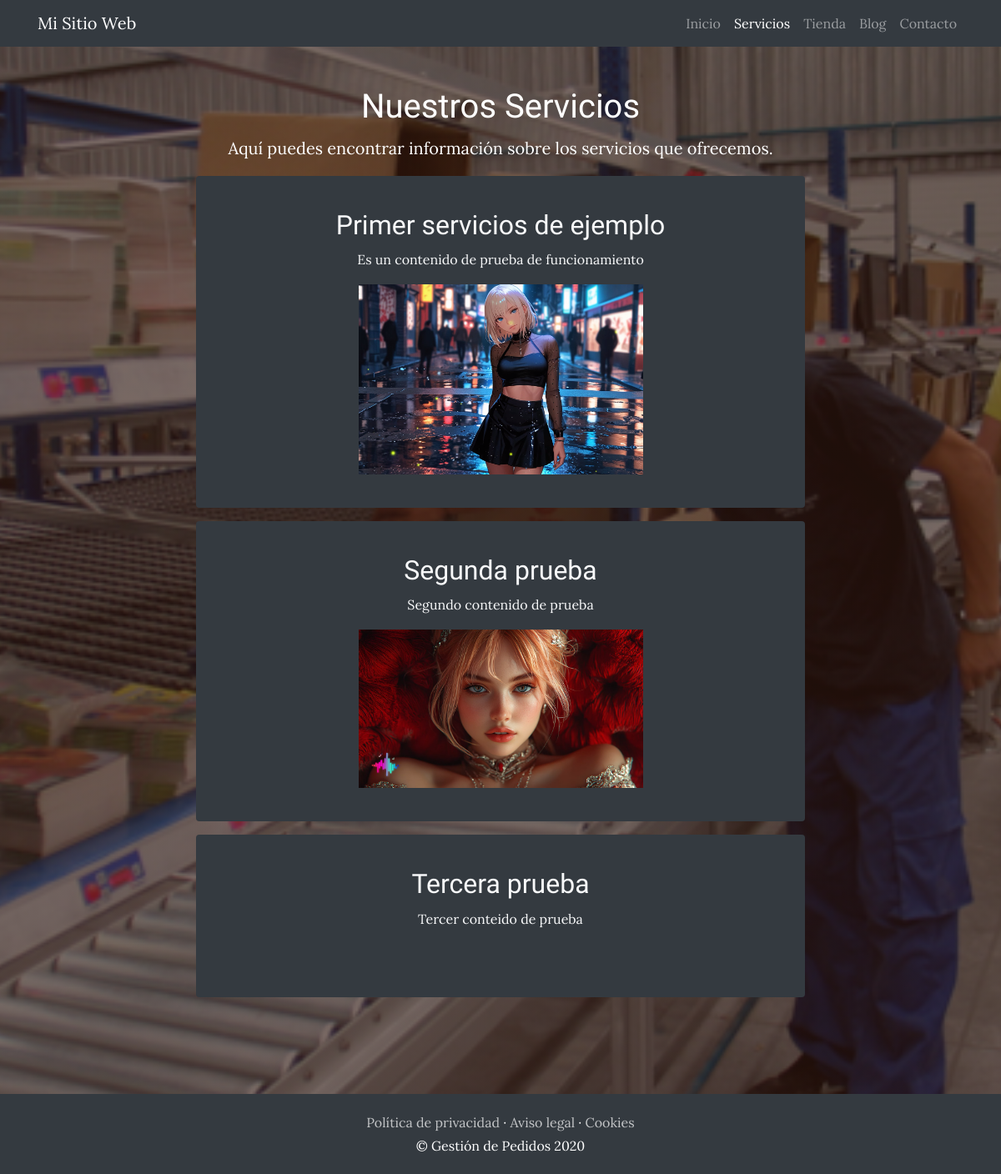
The app's page /servicios/ with its own data.
### servicios/models.py (models this page shows, shortened)
class Servicio(models.Model):
    titulo = models.CharField(max_length = 50)
    contenido = models.CharField(max_length = 50)
    imagen = models.ImageField(upload_to = 'servicios')
    created = models.DateTimeField(auto_now_add = True)
    updated = models.DateTimeField(auto_now_add = True)
    class Meta:
        verbose_name = 'servicio'
        verbose_name_plural = 'servicios'

### servicios/views.py (the view)
# urls.py: path('servicios/', include('servicios.urls')),
def servicios(request):
    servicios = Servicio.objects.all()
    return render(request, 'servicios/servicios.html', {"servicios" : servicios})

### servicios/templates/servicios/servicios.html
{% extends "ProyectoWEBapp/base.html" %}
{% load static %}
{% block content %}
    <div class="container mt-5">
        <div class="row">
            <div class="col-md-8 offset-md-2">
                <h1 class="text-center text-white">Nuestros Servicios</h1>
                <p class="lead text-center text-white">Aquí puedes encontrar información sobre los servicios que ofrecemos.</p>
                <div class="text-center">
                    {% for servicio in servicios %}
                    <div  class="bg-dark text-light p-4 my-3 rounded">
                        <p>
                            <h2>{{servicio.titulo}}</h2>
                            <p>{{servicio.contenido}}</p>
                            <img width="50%%" src="{{servicio.imagen.url}}" alt="">
                        </p>
                    </div>
                    {% endfor %}
                </div>
            </div>
        </div>
    </div>
{% endblock %}

### ProyectoWEBapp/static/ProyectoWEBapp/css/gestion.css (style rules this page uses)
body { font-family: 'Lora'; background: linear-gradient(rgba(47, 23, 15, 0.65), rgba(47, 23, 15, 0.65)), url("../img/bg_main.jpg"); background-attachment: fixed; background-position: center; background-size: cover; }
h1, h2, h3, h4, h5, h6 { font-family: 'Raleway'; }
p { line-height: 1.75; }

### ProyectoWEBapp/templates/ProyectoWEBapp/base.html (style rules this page uses)
body { min-height: 100vh; display: flex; flex-direction: column; }

### records on screen
Servicio: titulo "Primer servicios de ejemplo", contenido "Es un contenido de prueba de funcionamiento", imagen (picture)
Servicio: titulo "Segunda prueba", contenido "Segundo contenido de prueba", imagen (picture)
Servicio: titulo "Tercera prueba", contenido "Tercer conteido de prueba"
